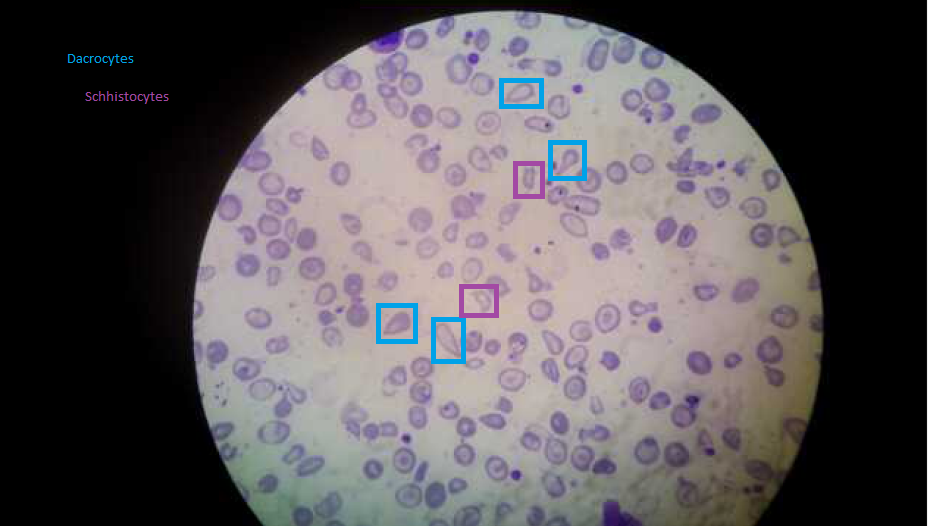
#> input picture THESIS_RBCSHAPES/Programs/RBC pics/Dacrocytes Schistocytes temp 17.png, 928 x 526 px; its folder holds only this picture in this run
$ python -i image_processing.py   (imports and definitions only)   (older library calls are emulated)
#> lines starting #> are read from the running program, lines starting #| are printed output that depends on the picture; after the words box and inside, x2 and y2 are one past the last pixel; in counts of white or black regions, pixels touching at a corner belong together
import cv2
import numpy as np
from skimage.feature import peak_local_max
from skimage.morphology import watershed
from scipy import ndimage
import time
import os

class ImageProcessing:

    def __init__(self):

        self.bgr=None
        self.gray=None
        self.filtered=None
        self.binary=None
        self.output=None

        self.status=None
        self.description=None
        self.associatedConditions=None

        self.validImage=False

    def processImage(self,imagePath):

        # To set if all image has been processed till the end
        # to verify the image is valid, exceptions should
        # not occur.
        self.validImage=False

        # Read the image.
        img=cv2.imread(imagePath)
#> img is the input picture: shape (526, 928, 3); mean B, G, R 88.1, 85, 90.1

        # Save image copy so you have original copy.
        imgCopy=img.copy()

        # Cropped
        img=imgCopy[220:1080,600:1500]
#> img: shape (306, 328, 3)
        #cv2.imshow("cropped",img)
        self.bgr=img

        # Convert to grayscale.
        gray=cv2.cvtColor(img,cv2.COLOR_BGR2GRAY)
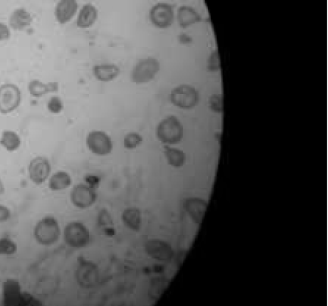
#> gray: shape (306, 328); min 0, max 239, mean 81.4

        #cv2.imshow("gray",gray)
        self.gray=gray

        # Filter the image.
        #filtered=cv2.GaussianBlur(gray,(3,3),0)
        filtered=cv2.medianBlur(gray,11)
        #cv2.imshow("filtered",filtered)
        self.filtered=filtered

        """
        # Detect edges using Sobel X and Y
        edgesX=cv2.Sobel(filtered,cv2.CV_64F,1,0,ksize=3)
        edgesY=cv2.Sobel(filtered,cv2.CV_64F,0,1,ksize=3)

        edgesX=np.uint8(np.absolute(edgesX))
        edgesY=np.uint8(np.absolute(edgesY))

        edges=cv2.bitwise_or(edgesX,edgesY)

        # Use erosion then dilation (opening) to remove noise
        kernel=np.ones((33,33),dtype="uint8")
        edges=cv2.morphologyEx(edges, cv2.MORPH_OPEN,kernel)
        """

        # Sobel is not effective.

        """
        # Use canny
        # compute the median of the single channel pixel intensities
        v = np.median(filtered)
        sigma=0.33

        # apply automatic Canny edge detection using the computed median
        lower = int(max(0, (1.0 - sigma) * v))
        upper = int(min(255, (1.0 + sigma) * v))
        edges = cv2.Canny(filtered, 30, 40)

        """

        # Canny is not effective.

        # Use thresh otsu to get ret and use global thresholding to adjust
        # the parameter.

        ret,_=cv2.threshold(filtered,0,255,cv2.THRESH_BINARY_INV+cv2.THRESH_OTSU)
#> ret = 69
        ret,edges=cv2.threshold(filtered,ret+15,255,cv2.THRESH_BINARY_INV)
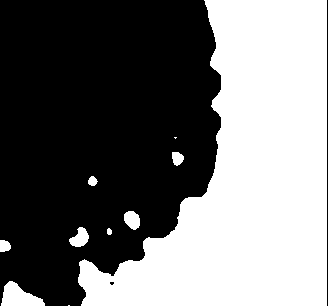
#> edges: shape (306, 328); 44.7% white; 10 white regions (2 under 20 px), largest, box (x1, y1, x2, y2) and area: (78, 0, 327, 306) 43386, (1, 281, 45, 306) 664, (69, 227, 89, 247) 252
#> ret = 84
        #cv2.imshow("edges",edges)

        binary=edges.copy()
        self.binary=binary

        # Watershed to find overlapping circles.
        thresh=edges

        D = ndimage.distance_transform_edt(thresh)
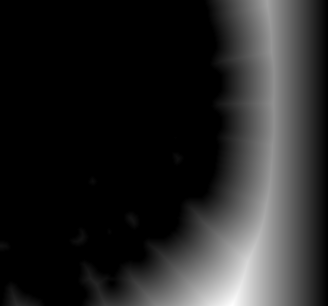
#> D: shape (306, 328) float64; min 0, max 95, mean 13.9; drawn with min black and max white
        localMax = peak_local_max(D, indices=False, min_distance=15,
                labels=thresh)
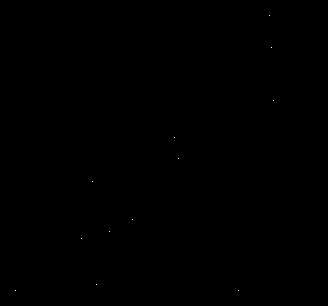
#> localMax: shape (306, 328) bool; 0.01% white in thin lines or dots, all inside (x1, y1, x2, y2) = (15, 15, 274, 291)

        # perform a connected component analysis on the local peaks,
        # using 8-connectivity, then appy the Watershed algorithm
        markers = ndimage.label(localMax, structure=np.ones((3, 3)))[0]
#> markers: shape (306, 328) int32; 13 distinct labels, from 0 to 12
        labels = watershed(-D, markers, mask=thresh)
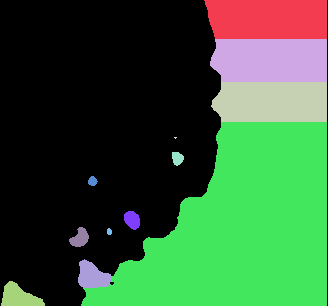
#> labels: shape (306, 328) int32; 13 distinct labels, from 0 to 12; one colour per label, 0 black

        image=img.copy()

        #print(len(np.unique(labels)))

        for index,label in enumerate(np.unique(labels)):

                # If the label is zero, we are examining the 'background'
                # so simply ignore it
            if label == 0:
                continue

            # Otherwise, allocate memory for the label region and draw
            # it on the mask
            mask = np.zeros(gray.shape, dtype="uint8")
            mask[labels == label] = 255

            # Detect contours in the mask and grab the largest one
            cnts = cv2.findContours(mask.copy(), cv2.RETR_EXTERNAL,
                cv2.CHAIN_APPROX_SIMPLE)[-2]

            c = max(cnts, key=cv2.contourArea)

            # These two objects will be for getting the
            # features of each cell.
            self.cntsToExamine=c.copy()
            self.threshToExamine=thresh.copy()

            (xShow, yShow, wShow, hShow) = cv2.boundingRect(c)

            # Get enclosing circles per countours.
            ((x, y), r) = cv2.minEnclosingCircle(c)

            # Radius range to prevent including large false contours.
            if r>5 and r<30:

                # Get the part of the image where is only
                # has the contours.
                # This is done because individual cells pictures
                # will be take to train it in SVM.
                mask=mask[yShow:yShow+hShow,xShow:xShow+wShow]
                self.cell=mask.copy()

                # Draw the circle.
                cv2.circle(image, (int(x), int(y)), int(r), (0, 0, 255), 1)
                cv2.imshow(str(index), mask)

                cv2.waitKey(0)
#> this loop made 13 passes
#> (xShow, yShow, wShow, hShow, x, y, r) on passes 2, 3, 4, 6, 7, 8, 9, 10, 11, 12, 13: (204, 0, 123, 39, 265, 19, 63.89), (210, 39, 117, 43, 269.8, 60, 60), (211, 82, 116, 40, 270.1, 101.5, 59.24), (172, 152, 12, 14, 176.1, 157.9, 7.17), (88, 176, 10, 10, 92.2, 180.7, 4.81), (124, 211, 16, 19, 131.3, 220.1, 9.66), (107, 228, 5, 7, 109, 231, 3.16), (69, 227, 20, 20, 78, 236.5, 10.4), (78, 259, 34, 29, 94.11, 273, 18.69), (1, 281, 44, 25, 22.5, 298.7, 22.42), (81, 122, 246, 184, 203.5, 213.5, 152.9)
#> (self.cntsToExamine, xShow, yShow, wShow, hShow, x, y, r) on pass 5: ([[174, 137], [175, 138], [176, 137]], 174, 137, 3, 2, 175, 137, 1)
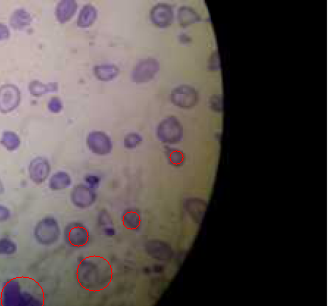
#> image: shape (306, 328, 3); mean B, G, R 77.8, 78.9, 87.6
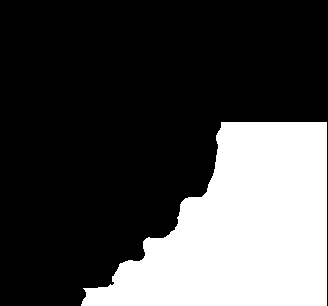
#> mask: shape (306, 328); 28.8% white; 1 white region, box (x1, y1, x2, y2) and area: (81, 122, 327, 306) 28928
        # Show the output image
        #cv2.imshow("Output", image)

        # Hardcoded classifier for testing.
        self.hardCodedClassifier(imagePath,image)

        # Signifies that no error has been detected in processing
        # the image so far so that it can be displayed in the gui properly.

        self.output=image

        self.validImage=True

    # [36 lines left out: functions imageView, setFeatures, not called in this run]

    # For demo purposes only.
    # Data gathering and training
    # still in progress.
    # It would take more time than 1 week =_=

    def hardCodedClassifier(self,imagePath,image):

        #print("Classifier")

        imageName=imagePath.split("/")
        #print(imagePath)
        imageName=imageName[len(imageName)-1]
        #print(imageName)

        dirPath=os.path.dirname(os.path.realpath(__file__))
        folderName="RBCs - Highlight via Paint"
        fullPath=dirPath+"/"+folderName

        if imageName=="temp11.png":
            self.output=cv2.imread(fullPath+"/temp11 - Spherocytes.png")
            self.output=self.output[220:1080,600:1500]
            """
            font = cv2.FONT_HERSHEY_SIMPLEX
            2 cv2.putText(img,'OpenCV',(10,500), font, 4,(255,255,255),2

            """
            cv2.putText(self.output, "Spherocytes", (10,30), cv2.FONT_HERSHEY_SIMPLEX, 1, (0,0,0),2)
            self.status="Abnormal"
        elif imageName=="temp12.png":
            self.output=cv2.imread(fullPath+"/temp12 - Spherocytes.png")
            self.output=self.output[220:1080,600:1500]
            cv2.putText(self.output, "Spherocytes", (10,30), cv2.FONT_HERSHEY_SIMPLEX, 1, (0,0,0),2)
            self.status="Abnormal"
        elif imageName=="temp13.png":
            self.output=cv2.imread(fullPath+"/temp13 - Elliptocytes.png")
            self.output=self.output[220:1080,600:1500]
            cv2.putText(self.output, "Elliptocytes", (10,30), cv2.FONT_HERSHEY_SIMPLEX, 1, (0,0,0),2)
            self.status="Abnormal"
        elif imageName=="temp14.png":
            self.output=cv2.imread(fullPath+"/temp14 - Elliptocytes.png")
            self.output=self.output[220:1080,600:1500]
            cv2.putText(self.output, "Elliptocytes", (10,30), cv2.FONT_HERSHEY_SIMPLEX, 1, (0,0,0),2)
            self.status="Abnormal"
        elif imageName=="temp15.png":
            self.output=cv2.imread(fullPath+"/temp15 - Elliptocytes.png")
            self.output=self.output[220:1080,600:1500]
            cv2.putText(self.output, "Elliptocytes", (10,30), cv2.FONT_HERSHEY_SIMPLEX, 1, (0,0,0),2)
            self.status="Abnormal"
        elif imageName=="temp16.png":
            self.output=cv2.imread(fullPath+"/temp16 - Target Cell.png")
            self.output=self.output[220:1080,600:1500]
            cv2.putText(self.output, "Target Cell", (10,30), cv2.FONT_HERSHEY_SIMPLEX, 1, (0,0,0),2)
            self.status="Abnormal"
        elif imageName=="temp17.png":
            self.output=cv2.imread(fullPath+"/temp17 - Dacrocytes & Schistocytes.png")
            self.output=self.output[220:1080,600:1500]
            cv2.putText(self.output, "Schistocytes, Dacrocytes", (10,30), cv2.FONT_HERSHEY_SIMPLEX, 1, (0,0,0),2)
            self.status="Abnormal"
        elif imageName=="temp18.png":
            self.output=cv2.imread(fullPath+"/temp18 - Dacrocytes & Schistocytes.png")
            self.output=self.output[220:1080,600:1500]
            cv2.putText(self.output, "Schistocytes, Dacrocytes", (10,30), cv2.FONT_HERSHEY_SIMPLEX, 1, (0,0,0),2)
            self.status="Abnormal"
        elif imageName=="temp19.png":
            self.output=cv2.imread(fullPath+"/temp19 - Schistocytes.png")
            self.output=self.output[220:1080,600:1500]
            cv2.putText(self.output, "Schistocytes", (10,30), cv2.FONT_HERSHEY_SIMPLEX, 1, (0,0,0),2)
            self.status="Abnormal"
        elif imageName=="temp20.png":
            self.output=cv2.imread(fullPath+"/temp20 - Stomatocytes.png")
            self.output=self.output[220:1080,600:1500]
            cv2.putText(self.output, "Stomatocytes", (10,30), cv2.FONT_HERSHEY_SIMPLEX, 1, (0,0,0),2)
            self.status="Abnormal"
        elif imageName=="temp21.png":
            self.output=cv2.imread(fullPath+"/temp21 - Normal Cell.png")
            self.output=self.output[220:1080,600:1500]
            cv2.putText(self.output, "Normal Cell", (10,30), cv2.FONT_HERSHEY_SIMPLEX, 1, (0,0,0),2)
            self.status="Normal"
        elif imageName=="temp22.png":
            self.output=cv2.imread(fullPath+"/temp22 - Normal Cell.png")
            self.output=self.output[220:1080,600:1500]
            cv2.putText(self.output, "Normal Cell", (10,30), cv2.FONT_HERSHEY_SIMPLEX, 1, (0,0,0),2)
            self.status="Normal"
        elif imageName=="temp23.png":
            self.output=cv2.imread(fullPath+"/temp23 - Echinocytes.png")
            self.output=self.output[220:1080,600:1500]
            cv2.putText(self.output, "Echinocytes", (10,30), cv2.FONT_HERSHEY_SIMPLEX, 1, (0,0,0),2)
            self.status="Abnormal"
        elif imageName=="temp27.png":
            self.output=cv2.imread(fullPath+"/temp27 - Hypochromic.png")
            self.output=self.output[220:1080,600:1500]
            cv2.putText(self.output, "Hypochromic", (10,30), cv2.FONT_HERSHEY_SIMPLEX, 1, (0,0,0),2)
            self.status="Abnormal"
        else:
            self.output=cv2.cvtColor(self.bgr,cv2.COLOR_BGR2RGB)
            self.status="Unknown"
            return

        self.output=cv2.cvtColor(self.output,cv2.COLOR_BGR2RGB)


    def getStatus(self):
        return self.status

    def getDescription(self):
        return self.description

    def getAssociatedConditions(self):
        return self.associatedConditions

    def setValidImage(self,isValid):
        self.validImage=isValid

    def getValidImage(self):
        return self.validImage


# [2 lines not run here, left out]

>>> result = ImageProcessing().processImage('RBC pics/Dacrocytes Schistocytes temp 17.png')

$ run again, on THESIS_RBCSHAPES/Programs/RBC pics/Elliptocytes temp 14.png
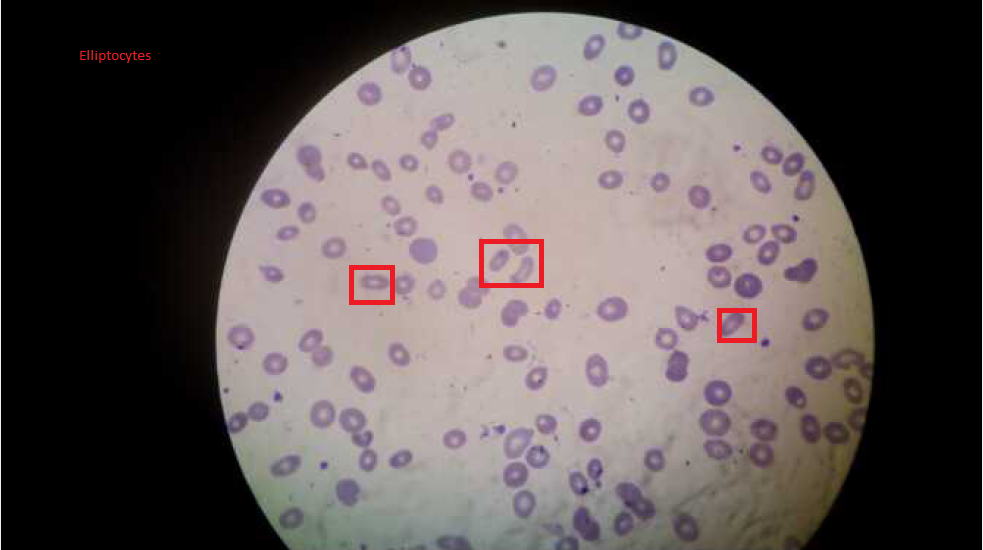
#> input picture THESIS_RBCSHAPES/Programs/RBC pics/Elliptocytes temp 14.png, 983 x 550 px
#> in processImage, img is the input picture: shape (550, 983, 3); mean B, G, R 84.4, 84.9, 93.2
#> img: shape (330, 383, 3)
#> in processImage, `ret,_=cv2.threshold(filtered,0,255,cv2.THRESH_BINARY_INV+cv2.THRESH_OT..`: ret = 70
#> in processImage, `ret,edges=cv2.threshold(filtered,ret+15,255,cv2.THRESH_BINARY_INV)`:
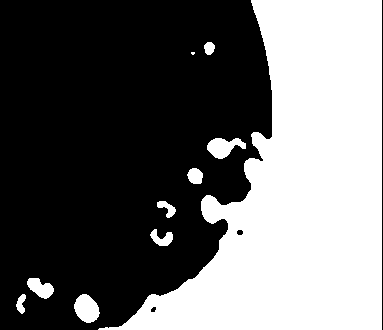
#> edges: shape (330, 383); 41% white; 10 white regions (1 under 20 px), largest, box (x1, y1, x2, y2) and area: (98, 0, 382, 330) 49586, (74, 294, 100, 323) 536, (207, 138, 246, 159) 496
#> in processImage, `ret,edges=cv2.threshold(filtered,ret+15,255,cv2.THRESH_BINARY_INV)`: ret = 85
#> localMax: shape (330, 383) bool; 0.01% white in thin lines or dots, all inside (x1, y1, x2, y2) = (20, 15, 327, 315)
#> markers: shape (330, 383) int32; 16 distinct labels, from 0 to 15
#> labels: shape (330, 383) int32; 16 distinct labels, from 0 to 15
#> the loop in processImage, `for index,label in enumerate(np.unique(labels)):  # If the label is ze..` made 16 passes
#> (xShow, yShow, wShow, hShow, x, y, r) on passes 2, 3, 6, 7, 8, 9, 10, 11: (251, 0, 131, 98, 316, 48.5, 81.1), (204, 42, 11, 13, 209, 48, 6.32), (207, 138, 39, 21, 226, 146, 19.24), (187, 168, 16, 16, 195, 176, 8.6), (157, 201, 19, 17, 165.5, 207.5, 10.12), (201, 195, 23, 29, 210.9, 208.6, 14.5), (223, 129, 159, 105, 305, 181, 92.1), (150, 229, 23, 17, 161, 236.5, 11.28)
#> after the loop in processImage, `for index,label in enumerate(np.unique(labels)):`:
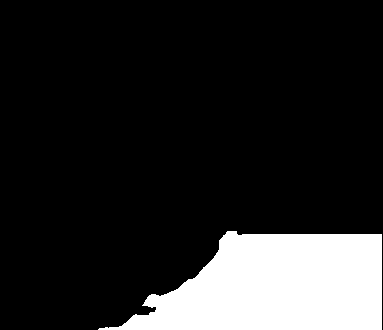
#> mask: shape (330, 383); 15.5% white; 1 white region, box (x1, y1, x2, y2) and area: (98, 231, 382, 330) 19538

$ run again, on THESIS_RBCSHAPES/Programs/RBC pics/Hyphocromic.png
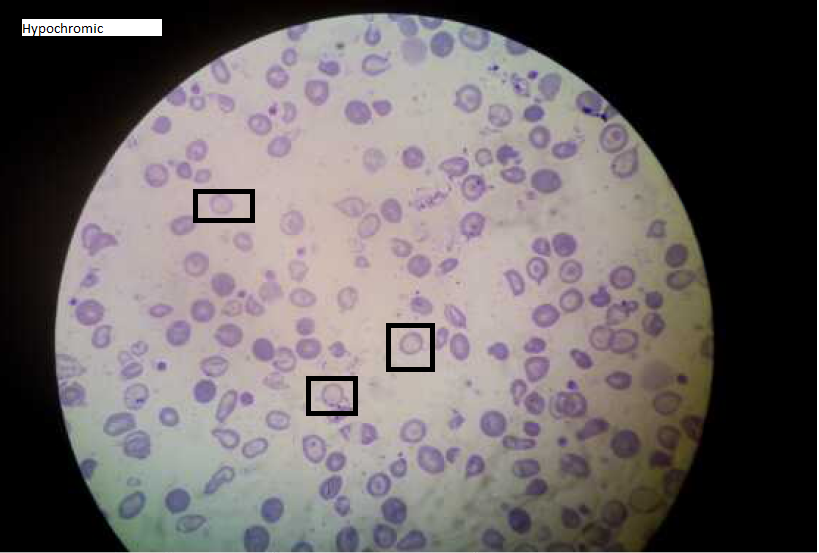
#> input picture THESIS_RBCSHAPES/Programs/RBC pics/Hyphocromic.png, 819 x 553 px
#> in processImage, img is the input picture: shape (553, 819, 3); mean B, G, R 102.5, 101.9, 108.6
#> img: shape (333, 219, 3)
#> in processImage, `ret,_=cv2.threshold(filtered,0,255,cv2.THRESH_BINARY_INV+cv2.THRESH_OT..`: ret = 57
#> edges: shape (333, 219); 65.5% white; 2 black regions, box (x1, y1, x2, y2) and area: (0, 0, 111, 290) 24265, (0, 0, 219, 333) 895
#> in processImage, `ret,edges=cv2.threshold(filtered,ret+15,255,cv2.THRESH_BINARY_INV)`: ret = 72
#> localMax: shape (333, 219) bool; 0.01% white in thin lines or dots, all inside (x1, y1, x2, y2) = (26, 15, 163, 256)
#> markers: shape (333, 219) int32; 7 distinct labels, from 0 to 6
#> in processImage, `labels = watershed(-D, markers, mask=thresh)`:
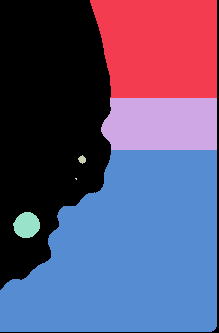
#> labels: shape (333, 219) int32; 7 distinct labels, from 0 to 6; one colour per label, 0 black
#> the loop in processImage, `for index,label in enumerate(np.unique(labels)):  # If the label is ze..` made 7 passes
#> (xShow, yShow, wShow, hShow, x, y, r) on passes 2, 3, 4, 6, 7: (90, 0, 127, 98, 153, 48.5, 79.51), (101, 98, 116, 52, 161.1, 123.5, 60.55), (78, 155, 8, 9, 81.88, 159, 4), (13, 212, 27, 26, 26.12, 224.7, 13.29), (0, 150, 217, 182, 108, 240.5, 140.9)
#> after the loop in processImage, `for index,label in enumerate(np.unique(labels)):`:
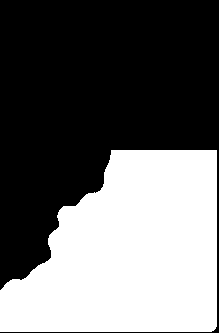
#> mask: shape (333, 219); 41.5% white; 1 white region, box (x1, y1, x2, y2) and area: (0, 150, 217, 332) 30252
